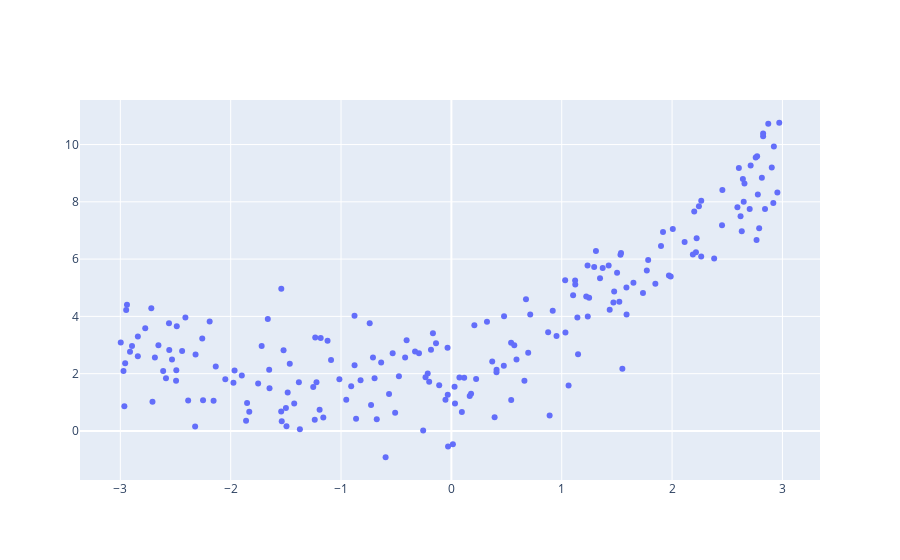

Notebook code cell kept with this figure:
### Code cell
#Using Plotly
go.Figure(go.Scatter(x=X[:,0], y=y[:,0], mode='markers'))

### Figure 1 — Plotly figure (JSON) as saved in the notebook; plotly's stock layout.template omitted (floating-point values rounded to 4 significant figures; data arrays with more than 128 entries replaced by an {"elided": "..."} marker saying what was removed)
{"data": [{"mode": "markers", "type": "scatter", "x": {"elided": "200 float values"}, "y": {"elided": "200 float values"}}], "layout": {}}
